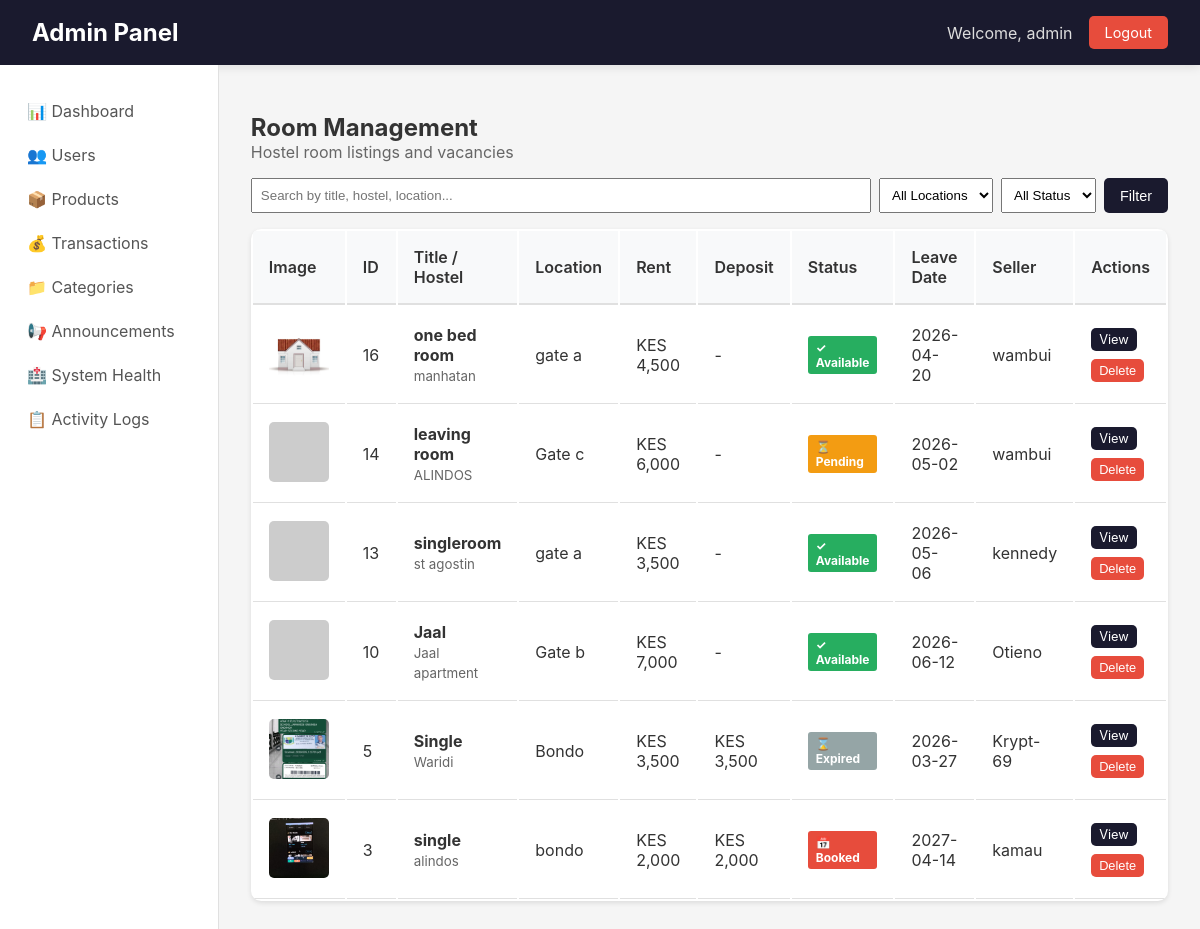
The page /admin/rooms (signed in) on the database its author committed.
### app/models.py (models this page shows, shortened)
class User(UserMixin, db.Model):
    __tablename__ = 'users'
    id = db.Column(db.Integer, primary_key=True)
    username = db.Column(db.String(80), unique=True, nullable=False)
    email = db.Column(db.String(120), unique=True, nullable=False)
    password_hash = db.Column(db.String(256))
    phone = db.Column(db.String(20))
    created_at = db.Column(db.DateTime, default=datetime.utcnow)
    google_id = db.Column(db.String(100), unique=True, nullable=True)
    profile_picture = db.Column(db.String(500), nullable=True)
    products = db.relationship('Product',
        foreign_keys='Product.seller_id',
        back_populates='seller',
        lazy=True
    )
    payments = db.relationship('Payment',
        back_populates='payment_user',
        lazy=True
    )
    phone_number = db.Column(db.String(20))
    campus_location = db.Column(db.String(100))
    hostel_name = db.Column(db.String(100))
    hostel_room = db.Column(db.String(20))
    whatsapp_number = db.Column(db.String(20))
    show_contact_details = db.Column(db.Boolean, default=True)
    contact_preference = db.Column(db.String(20), default='whatsapp')
    is_admin = db.Column(db.Boolean, default=False)
    conversations_as_buyer = db.relationship('Chat',
        foreign_keys='Chat.buyer_id',
        back_populates='buyer',
        lazy=True,
        cascade='all, delete-orphan'
    )
    conversations_as_seller = db.relationship('Chat',
        foreign_keys='Chat.seller_id',
        back_populates='seller',
        lazy=True,
        cascade='all, delete-orphan'
    )
    sent_messages = db.relationship('Message',
        foreign_keys='Message.sender_id',
        back_populates='sender',
        lazy=True,
        cascade='all, delete-orphan'
    )
    sent_offers = db.relationship('Offer',
        foreign_keys='Offer.buyer_id',
        back_populates='offer_buyer',
        lazy=True
    )
    received_offers = db.relationship('Offer',
        foreign_keys='Offer.seller_id',
        back_populates='offer_seller',
        lazy=True
    )

class Product(db.Model):
    __tablename__ = 'products'
    id = db.Column(db.Integer, primary_key=True)
    title = db.Column(db.String(100), nullable=False)
    description = db.Column(db.Text)
    price = db.Column(db.Float, nullable=False)
    condition = db.Column(db.String(20))
    contact_info = db.Column(db.Text)
    is_fast_moving = db.Column(db.Boolean, default=False)
    is_active = db.Column(db.Boolean, default=True)
    is_sold = db.Column(db.Boolean, default=False)
    Token = db.Column(db.Float, nullable=False)
    category_id = db.Column(db.Integer, db.ForeignKey('categories.id'), nullable=False)
    seller_id = db.Column(db.Integer, db.ForeignKey('users.id'), nullable=False)
    image_group_id = db.Column(db.Integer, db.ForeignKey('product_image_groups.id'), nullable=True)
    created_at = db.Column(db.DateTime, default=datetime.utcnow)
    updated_at = db.Column(db.DateTime, default=datetime.utcnow, onupdate=datetime.utcnow)
    hostel_name = db.Column(db.String(100), nullable=False, default='')
    location = db.Column(db.String(100), nullable=False, default='')
    leave_date = db.Column(db.DateTime, nullable=False, default=datetime.utcnow)
    room_type = db.Column(db.String(20), default='single')
    deposit = db.Column(db.Float, default=0)
    commission_percentage = db.Column(db.Float, default=0)
    is_commission_listing = db.Column(db.Boolean, default=False)
    status = db.Column(db.String(20), default='available')
    agreement_user_id = db.Column(db.Integer, db.ForeignKey('users.id'), nullable=True)
    agreement_expires_at = db.Column(db.DateTime, nullable=True)
    booked_at = db.Column(db.DateTime, nullable=True)
    total_unlocks = db.Column(db.Integer, default=0)
    last_interest_update = db.Column(db.DateTime, default=datetime.utcnow)
    payments = db.relationship('Payment', back_populates='product', lazy=True, cascade="all, delete-orphan")
    chats = db.relationship('Chat', back_populates='product', lazy=True, cascade='all, delete-orphan')
    offers = db.relationship('Offer', back_populates='product', lazy=True, cascade='all, delete-orphan')
    unlocks = db.relationship(
    'ProductUnlock',
    back_populates='product',
    cascade='all, delete-orphan'
)
    notifications = db.relationship(
    'Notification',
    back_populates='product',
    cascade='all, delete-orphan'
)
    agreement_user = db.relationship('User', foreign_keys=[agreement_user_id])
    category = db.relationship('Category', back_populates='products')
    seller = db.relationship('User', foreign_keys=[seller_id], back_populates='products')
    image_group = db.relationship('ProductImageGroup', back_populates='product')

class ProductImage(db.Model):
    __tablename__ = 'product_images'
    id = db.Column(db.Integer, primary_key=True)
    filename = db.Column(db.String(255), nullable=False)
    filepath = db.Column(db.String(500), nullable=False)
    uploaded_at = db.Column(db.DateTime, default=datetime.utcnow)
    group_id = db.Column(db.Integer, db.ForeignKey('product_image_groups.id'))
    group = db.relationship('ProductImageGroup', back_populates='images')

### app/admin/routes.py (the view)
@admin_bp.route('/rooms')
@login_required
@admin_required
def rooms():
    page = request.args.get('page', 1, type=int)
    search = request.args.get('search', '')
    status = request.args.get('status', 'all')
    location = request.args.get('location', '')
    query = Product.query.filter(
        Product.hostel_name != '',
        Product.hostel_name.isnot(None)
    )
    if search:
        query = query.filter(
            (Product.title.ilike(f'%{search}%')) |
            (Product.hostel_name.ilike(f'%{search}%')) |
            (Product.location.ilike(f'%{search}%'))
        )
    if location:
        query = query.filter(Product.location.ilike(f'%{location}%'))
    if status == 'available':
        query = query.filter(Product.status == 'available', Product.is_active == True)
    elif status == 'pending':
        query = query.filter(Product.status == 'pending')
    elif status == 'booked':
        query = query.filter(Product.status == 'booked')
    elif status == 'expired':
        query = query.filter(Product.status == 'expired')
    elif status == 'inactive':
        query = query.filter(Product.is_active == False)
    rooms = query.order_by(Product.created_at.desc()).paginate(page=page, per_page=20, error_out=False)
    locations = db.session.query(Product.location).filter(
        Product.hostel_name != '',
        Product.location != ''
    ).distinct().all()
    locations = [loc[0] for loc in locations if loc[0]]
    return render_template('admin/rooms.html', rooms=rooms, search=search, status=status, location=location, locations=locations)

### app/admin/routes.py (called while the page is built)
def admin_required(f):
    @wraps(f)
    def decorated_function(*args, **kwargs):
        if not current_user.is_authenticated:
            flash('Please login to access admin area.', 'warning')
            return redirect(url_for('auth.login'))
        if not current_user.is_admin:
            flash('Admin access required.', 'error')
            return redirect(url_for('main.index'))
        return f(*args, **kwargs)
    return decorated_function

### app/models.py (called while the page is built)
@login_manager.user_loader
def load_user(user_id):
    return User.query.get(int(user_id))

### app/templates/admin/rooms.html (shortened to what this page needs)
{% extends "admin/base.html" %}
{% block content %}
<h2>Room Management</h2>
<p style="color: #666; margin-bottom: 1rem;">Hostel room listings and vacancies</p>
<div style="margin-bottom: 1rem;">
    <form method="GET" style="display: flex; gap: 0.5rem; flex-wrap: wrap;">
        <input type="text" name="search" placeholder="Search by title, hostel, location..." value="{{ search }}" style="flex: 2; padding: 0.5rem;">
        <select name="location" style="padding: 0.5rem;">
            <option value="">All Locations</option>
        </select>
        <select name="status" style="padding: 0.5rem;">
            <option value="all" {% if status == 'all' %}selected{% endif %}>All Status</option>
        </select>
        <button type="submit" class="btn btn-primary">Filter</button>
    </form>
</div>
<table class="data-table">
    <thead>
        <tr>
            <th>Image</th>
            <th>ID</th>
            <th>Title / Hostel</th>
            <th>Location</th>
            <th>Rent</th>
            <th>Deposit</th>
            <th>Status</th>
            <th>Leave Date</th>
            <th>Seller</th>
            <th>Actions</th>
        </tr>
    </thead>
    <tbody>
        {% for room in rooms.items %}
        <tr>
            <td>
                {% if room.image_group and room.image_group.images %}
                    <img src="{{ url_for('static', filename='uploads/product_images/' + room.image_group.images[0].filename) }}"
                         class="room-image"
                         alt="{{ room.title }}"
                         onerror="this.onerror=null; this.src='https://via.placeholder.com/60?text=No+Image'">
                {% else %}
                    <div style="width: 60px; height: 60px; background: #f0f0f0; display: flex; align-items: center; justify-content: center; border-radius: 5px;">🏠</div>
                {% endif %}
            </td>
            <td>{{ room.id }}</td>
            <td>
                <strong>{{ room.title[:35] }}</strong><br>
                <small style="color: #666;">{{ room.hostel_name }}</small>
            </td>
            <td>{{ room.location }}</td>
            <td>KES {{ "{:,.0f}".format(room.price) }}</td>
            <td>{% if room.deposit > 0 %}KES {{ "{:,.0f}".format(room.deposit) }}{% else %}-{% endif %}</td>
            <td>
                <span class="status-badge status-{{ room.status }}">
                    {% if room.status == 'available' %}✓ Available
                    {% elif room.status == 'pending' %}⏳ Pending
                    {% elif room.status == 'booked' %}📅 Booked
                    {% elif room.status == 'expired' %}⌛ Expired
                    {% else %}❌ Inactive{% endif %}
                </span>
            </td>
            <td>{{ room.leave_date.strftime('%Y-%m-%d') if room.leave_date else '-' }}</td>
            <td>{{ room.seller.username if room.seller else 'N/A' }}</td>
            <td>
                <div style="display: flex; gap: 0.5rem; flex-wrap: wrap;">
                    <a href="{{ url_for('admin.room_detail', room_id=room.id) }}" class="btn btn-sm btn-primary">View</a>
                    <form method="POST" action="{{ url_for('admin.delete_room', room_id=room.id) }}"
                          onsubmit="return confirm('Delete this room listing? This cannot be undone.');"
                          style="display: inline;">
                        <button type="submit" class="btn btn-sm btn-danger">Delete</button>
                    </form>
                </div>
            </td>
        </tr>
        {% endfor %}
    </tbody>
</table>
{% endblock %}

### app/templates/admin/base.html (shortened to what this page needs)
<!DOCTYPE html>
<html lang="en">
<head>
</head>
<body>
    <header class="admin-header">
        <h1><a href="{{ url_for('admin.dashboard') }}">Admin Panel</a></h1>
        <div class="admin-user">
            <span>Welcome, {{ current_user.username }}</span>
            <a href="{{ url_for('auth.logout') }}" class="logout-btn">Logout</a>
        </div>
    </header>
    <div class="admin-container">
        <nav class="admin-sidebar">
            <a href="{{ url_for('admin.dashboard') }}" class="{% if request.endpoint == 'admin.dashboard' %}active{% endif %}">
                📊 Dashboard
            </a>
            <a href="{{ url_for('admin.users') }}" class="{% if request.endpoint == 'admin.users' or request.endpoint == 'admin.user_detail' %}active{% endif %}">
                👥 Users
            </a>
            <a href="{{ url_for('admin.products') }}" class="{% if request.endpoint == 'admin.products' %}active{% endif %}">
                📦 Products
            </a>
            <a href="{{ url_for('admin.transactions') }}" class="{% if request.endpoint == 'admin.transactions' %}active{% endif %}">
                💰 Transactions
            </a>
            <a href="{{ url_for('admin.categories') }}" class="{% if request.endpoint == 'admin.categories' %}active{% endif %}">
                📁 Categories
            </a>
            <a href="{{ url_for('announcements.admin') }}" class="{% if request.endpoint == 'announcements.admin' %}active{% endif %}">
    📢 Announcements
</a>
<a href="{{ url_for('admin.system_health') }}" class="{% if request.endpoint == 'admin.system_health' %}active{% endif %}">
    🏥 System Health
</a>
<a href="{{ url_for('admin.admin_logs') }}" class="{% if request.endpoint == 'admin.admin_logs' %}active{% endif %}">
    📋 Activity Logs
</a>
        </nav>
        <main class="admin-content">
            {% block content %}{% endblock %}
        </main>
    </div>
</body>
</html>

### app/templates/admin/base.html (style rules this page uses)
* { margin: 0; padding: 0; box-sizing: border-box; }
body { font-family: -apple-system, BlinkMacSystemFont, 'Segoe UI', Roboto, 'Helvetica Neue', Arial, sans-serif; background: #f5f5f5; color: #333; }
.admin-header { background: #1a1a2e; color: white; padding: 1rem 2rem; display: flex; justify-content: space-between; align-items: center; box-shadow: 0 2px 10px rgba(0,0,0,0.1); }
.admin-header h1 { font-size: 1.5rem; }
.admin-header h1 a { color: white; text-decoration: none; }
.admin-user { display: flex; align-items: center; gap: 1rem; }
.admin-user span { color: #ddd; }
.logout-btn { background: #e74c3c; color: white; padding: 0.5rem 1rem; text-decoration: none; border-radius: 5px; font-size: 0.9rem; }
.admin-container { display: flex; min-height: calc(100vh - 64px); }
.admin-sidebar { width: 250px; background: white; border-right: 1px solid #e0e0e0; padding: 1.5rem 0; }
.admin-sidebar a { display: block; padding: 0.75rem 1.5rem; color: #555; text-decoration: none; transition: all 0.3s; border-left: 3px solid transparent; }
.admin-content { flex: 1; padding: 2rem; }
.data-table { background: white; border-radius: 10px; overflow: hidden; box-shadow: 0 2px 5px rgba(0,0,0,0.1); width: 100%; }
.data-table th { background: #f8f9fa; padding: 1rem; text-align: left; font-weight: 600; border-bottom: 2px solid #e0e0e0; }
.data-table td { padding: 1rem; border-bottom: 1px solid #e0e0e0; }
.btn { padding: 0.5rem 1rem; border: none; border-radius: 5px; cursor: pointer; font-size: 0.9rem; text-decoration: none; display: inline-block; }
.btn-sm { padding: 0.25rem 0.5rem; font-size: 0.8rem; }
.btn-primary { background: #1a1a2e; color: white; }
.btn-danger { background: #e74c3c; color: white; }

### app/templates/admin/rooms.html (style rules this page uses)
.room-image { width: 60px; height: 60px; object-fit: cover; border-radius: 5px; }
.status-badge { display: inline-block; padding: 0.25rem 0.5rem; border-radius: 3px; font-size: 0.75rem; font-weight: bold; }
.status-available { background: #27ae60; color: white; }
.status-pending { background: #f39c12; color: white; }
.status-booked { background: #e74c3c; color: white; }
.status-expired { background: #95a5a6; color: white; }

### rows shown on the page
User: username "admin"
Product: filename (picture), id "16", title "one bed room", hostel_name "manhatan", location "gate a", price "4,500", status "✓ Available", leave_date "2026-04-20", seller "wambui"
Product: id "14", title "leaving room", hostel_name "ALINDOS", location "Gate c", price "6,000", status "⏳ Pending", leave_date "2026-05-02", seller "wambui"
Product: id "13", title "singleroom", hostel_name "st agostin", location "gate a", price "3,500", status "✓ Available", leave_date "2026-05-06", seller "kennedy"
Product: id "10", title "Jaal", hostel_name "Jaal apartment", location "Gate b", price "7,000", status "✓ Available", leave_date "2026-06-12", seller "Otieno"
Product: filename (picture), id "5", title "Single", hostel_name "Waridi", location "Bondo", price "3,500", deposit "3,500", status "⌛ Expired", leave_date "2026-03-27", seller "Krypt-69"
Product: filename (picture), id "3", title "single", hostel_name "alindos", location "bondo", price "2,000", deposit "2,000", status "📅 Booked", leave_date "2027-04-14", seller "kamau"
